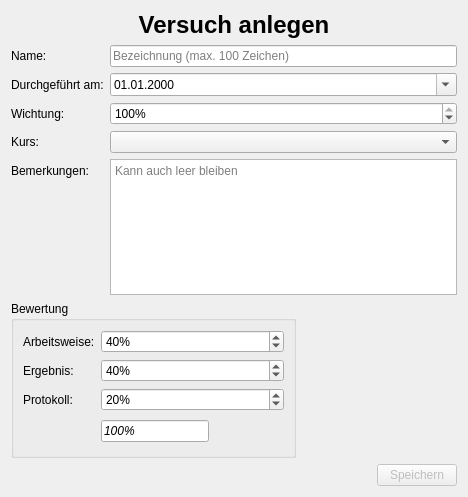
<?xml version="1.0" encoding="UTF-8"?>
<ui version="4.0">
 <class>NewExperiment</class>
 <widget class="QWidget" name="NewExperiment">
  <property name="geometry">
   <rect>
    <x>0</x>
    <y>0</y>
    <width>468</width>
    <height>497</height>
   </rect>
  </property>
  <property name="windowTitle">
   <string>Praxis</string>
  </property>
  <property name="windowIcon">
   <iconset resource="../resources.qrc">
    <normaloff>:/icons/practice</normaloff>:/icons/practice</iconset>
  </property>
  <layout class="QVBoxLayout" name="verticalLayout">
   <item>
    <widget class="QLabel" name="header">
     <property name="font">
      <font>
       <pointsize>18</pointsize>
       <weight>75</weight>
       <bold>true</bold>
      </font>
     </property>
     <property name="text">
      <string>Versuch anlegen</string>
     </property>
     <property name="alignment">
      <set>Qt::AlignCenter</set>
     </property>
    </widget>
   </item>
   <item>
    <layout class="QFormLayout" name="formLayout">
     <item row="0" column="0">
      <widget class="QLabel" name="label_2">
       <property name="text">
        <string>Name:</string>
       </property>
      </widget>
     </item>
     <item row="0" column="1">
      <widget class="QLineEdit" name="title">
       <property name="maxLength">
        <number>100</number>
       </property>
       <property name="placeholderText">
        <string>Bezeichnung (max. 100 Zeichen)</string>
       </property>
       <property name="clearButtonEnabled">
        <bool>true</bool>
       </property>
      </widget>
     </item>
     <item row="1" column="0">
      <widget class="QLabel" name="label_3">
       <property name="text">
        <string>Durchgeführt am:</string>
       </property>
      </widget>
     </item>
     <item row="1" column="1">
      <widget class="QDateEdit" name="done_on">
       <property name="displayFormat">
        <string>dd.MM.yyyy</string>
       </property>
       <property name="calendarPopup">
        <bool>true</bool>
       </property>
      </widget>
     </item>
     <item row="2" column="0">
      <widget class="QLabel" name="label_4">
       <property name="text">
        <string>Wichtung:</string>
       </property>
      </widget>
     </item>
     <item row="2" column="1">
      <widget class="QSpinBox" name="weight">
       <property name="toolTip">
        <string>Wichtung gegenüber den anderen Versuchen (Standard: 100%)</string>
       </property>
       <property name="suffix">
        <string>%</string>
       </property>
       <property name="maximum">
        <number>100</number>
       </property>
       <property name="value">
        <number>100</number>
       </property>
      </widget>
     </item>
     <item row="3" column="0">
      <widget class="QLabel" name="label_5">
       <property name="text">
        <string>Kurs:</string>
       </property>
      </widget>
     </item>
     <item row="3" column="1">
      <widget class="QComboBox" name="course"/>
     </item>
     <item row="4" column="0">
      <widget class="QLabel" name="label_9">
       <property name="text">
        <string>Bemerkungen:</string>
       </property>
      </widget>
     </item>
     <item row="4" column="1">
      <widget class="QPlainTextEdit" name="notes">
       <property name="placeholderText">
        <string>Kann auch leer bleiben</string>
       </property>
      </widget>
     </item>
    </layout>
   </item>
   <item>
    <layout class="QHBoxLayout" name="horizontalLayout_2">
     <item>
      <widget class="QGroupBox" name="groupBox">
       <property name="sizePolicy">
        <sizepolicy hsizetype="Minimum" vsizetype="Minimum">
         <horstretch>0</horstretch>
         <verstretch>0</verstretch>
        </sizepolicy>
       </property>
       <property name="title">
        <string>Bewertung</string>
       </property>
       <property name="alignment">
        <set>Qt::AlignLeading|Qt::AlignLeft|Qt::AlignTop</set>
       </property>
       <layout class="QGridLayout" name="gridLayout">
        <item row="0" column="0">
         <widget class="QLabel" name="label_6">
          <property name="text">
           <string>Arbeitsweise:</string>
          </property>
         </widget>
        </item>
        <item row="0" column="1">
         <widget class="QSpinBox" name="method">
          <property name="suffix">
           <string>%</string>
          </property>
          <property name="maximum">
           <number>100</number>
          </property>
          <property name="value">
           <number>40</number>
          </property>
         </widget>
        </item>
        <item row="1" column="0">
         <widget class="QLabel" name="label_7">
          <property name="text">
           <string>Ergebnis:</string>
          </property>
         </widget>
        </item>
        <item row="1" column="1">
         <widget class="QSpinBox" name="result">
          <property name="suffix">
           <string>%</string>
          </property>
          <property name="maximum">
           <number>100</number>
          </property>
          <property name="value">
           <number>40</number>
          </property>
         </widget>
        </item>
        <item row="2" column="0">
         <widget class="QLabel" name="label_8">
          <property name="text">
           <string>Protokoll:</string>
          </property>
         </widget>
        </item>
        <item row="2" column="1">
         <widget class="QSpinBox" name="docs">
          <property name="suffix">
           <string>%</string>
          </property>
          <property name="maximum">
           <number>100</number>
          </property>
          <property name="value">
           <number>20</number>
          </property>
         </widget>
        </item>
        <item row="3" column="1">
         <layout class="QHBoxLayout" name="horizontalLayout">
          <item>
           <widget class="QLineEdit" name="weights">
            <property name="font">
             <font>
              <italic>true</italic>
             </font>
            </property>
            <property name="toolTip">
             <string>Gesamt</string>
            </property>
            <property name="text">
             <string>100%</string>
            </property>
            <property name="readOnly">
             <bool>true</bool>
            </property>
           </widget>
          </item>
          <item>
           <widget class="QLabel" name="check_weights">
            <property name="sizePolicy">
             <sizepolicy hsizetype="Fixed" vsizetype="Fixed">
              <horstretch>0</horstretch>
              <verstretch>0</verstretch>
             </sizepolicy>
            </property>
            <property name="minimumSize">
             <size>
              <width>29</width>
              <height>29</height>
             </size>
            </property>
            <property name="maximumSize">
             <size>
              <width>29</width>
              <height>29</height>
             </size>
            </property>
            <property name="text">
             <string/>
            </property>
            <property name="pixmap">
             <pixmap resource="../resources.qrc">:/icons/yes</pixmap>
            </property>
            <property name="scaledContents">
             <bool>true</bool>
            </property>
            <property name="alignment">
             <set>Qt::AlignCenter</set>
            </property>
            <property name="margin">
             <number>3</number>
            </property>
           </widget>
          </item>
          <item>
           <spacer name="horizontalSpacer">
            <property name="orientation">
             <enum>Qt::Horizontal</enum>
            </property>
            <property name="sizeHint" stdset="0">
             <size>
              <width>40</width>
              <height>20</height>
             </size>
            </property>
           </spacer>
          </item>
         </layout>
        </item>
       </layout>
      </widget>
     </item>
     <item>
      <spacer name="horizontalSpacer_2">
       <property name="orientation">
        <enum>Qt::Horizontal</enum>
       </property>
       <property name="sizeHint" stdset="0">
        <size>
         <width>40</width>
         <height>20</height>
        </size>
       </property>
      </spacer>
     </item>
    </layout>
   </item>
   <item>
    <layout class="QHBoxLayout" name="horizontalLayout_3">
     <item>
      <spacer name="horizontalSpacer_3">
       <property name="orientation">
        <enum>Qt::Horizontal</enum>
       </property>
       <property name="sizeHint" stdset="0">
        <size>
         <width>40</width>
         <height>20</height>
        </size>
       </property>
      </spacer>
     </item>
     <item>
      <widget class="QPushButton" name="btn_save">
       <property name="enabled">
        <bool>false</bool>
       </property>
       <property name="text">
        <string>Speichern</string>
       </property>
       <property name="icon">
        <iconset resource="../resources.qrc">
         <normaloff>:/icons/save</normaloff>:/icons/save</iconset>
       </property>
      </widget>
     </item>
    </layout>
   </item>
  </layout>
 </widget>
 <resources>
  <include location="../resources.qrc"/>
 </resources>
 <connections/>
</ui>
